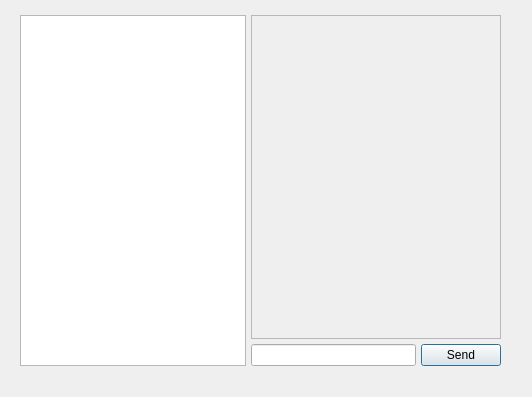
<?xml version="1.0" encoding="UTF-8"?>
<ui version="4.0">
 <class>MainChatWindow</class>
 <widget class="QDialog" name="MainChatWindow">
  <property name="geometry">
   <rect>
    <x>0</x>
    <y>0</y>
    <width>532</width>
    <height>397</height>
   </rect>
  </property>
  <property name="windowTitle">
   <string>Dialog</string>
  </property>
  <widget class="QWidget" name="">
   <property name="geometry">
    <rect>
     <x>15</x>
     <y>10</y>
     <width>491</width>
     <height>361</height>
    </rect>
   </property>
   <layout class="QHBoxLayout" name="rootLayout">
    <property name="spacing">
     <number>5</number>
    </property>
    <property name="leftMargin">
     <number>5</number>
    </property>
    <property name="topMargin">
     <number>5</number>
    </property>
    <property name="bottomMargin">
     <number>5</number>
    </property>
    <item>
     <widget class="QListView" name="listView">
      <property name="minimumSize">
       <size>
        <width>150</width>
        <height>0</height>
       </size>
      </property>
      <property name="maximumSize">
       <size>
        <width>250</width>
        <height>16777215</height>
       </size>
      </property>
     </widget>
    </item>
    <item>
     <layout class="QVBoxLayout" name="vLayout">
      <property name="rightMargin">
       <number>5</number>
      </property>
      <item>
       <widget class="QScrollArea" name="scrollArea">
        <property name="minimumSize">
         <size>
          <width>250</width>
          <height>0</height>
         </size>
        </property>
        <property name="widgetResizable">
         <bool>true</bool>
        </property>
        <widget class="QWidget" name="scrollAreaWidgetContents_2">
         <property name="geometry">
          <rect>
           <x>0</x>
           <y>0</y>
           <width>248</width>
           <height>304</height>
          </rect>
         </property>
        </widget>
       </widget>
      </item>
      <item>
       <layout class="QHBoxLayout" name="hLayout">
        <item>
         <widget class="QLineEdit" name="lineEdit"/>
        </item>
        <item>
         <widget class="QPushButton" name="pushButton">
          <property name="text">
           <string>Send</string>
          </property>
          <property name="iconSize">
           <size>
            <width>0</width>
            <height>0</height>
           </size>
          </property>
         </widget>
        </item>
       </layout>
      </item>
     </layout>
    </item>
   </layout>
  </widget>
 </widget>
 <resources/>
 <connections/>
</ui>
